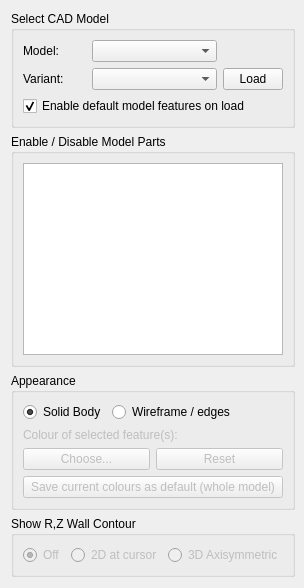
      <widget class="QWidget" name="model_tab">
       <property name="sizePolicy">
        <sizepolicy hsizetype="Minimum" vsizetype="Maximum">
         <horstretch>0</horstretch>
         <verstretch>0</verstretch>
        </sizepolicy>
       </property>
       <attribute name="title">
        <string>Machine Model</string>
       </attribute>
       <layout class="QVBoxLayout" name="verticalLayout_8">
        <property name="rightMargin">
         <number>9</number>
        </property>
        <item>
         <widget class="QGroupBox" name="cad_section">
          <property name="sizePolicy">
           <sizepolicy hsizetype="Minimum" vsizetype="Minimum">
            <horstretch>0</horstretch>
            <verstretch>0</verstretch>
           </sizepolicy>
          </property>
          <property name="title">
           <string>Select CAD Model</string>
          </property>
          <layout class="QGridLayout" name="gridLayout_2">
           <item row="1" column="1" colspan="2">
            <widget class="QComboBox" name="model_variant">
             <property name="sizePolicy">
              <sizepolicy hsizetype="Minimum" vsizetype="Fixed">
               <horstretch>0</horstretch>
               <verstretch>0</verstretch>
              </sizepolicy>
             </property>
            </widget>
           </item>
           <item row="0" column="1" colspan="2">
            <widget class="QComboBox" name="model_name">
             <property name="sizePolicy">
              <sizepolicy hsizetype="Minimum" vsizetype="Minimum">
               <horstretch>0</horstretch>
               <verstretch>0</verstretch>
              </sizepolicy>
             </property>
             <property name="minimumSize">
              <size>
               <width>0</width>
               <height>0</height>
              </size>
             </property>
            </widget>
           </item>
           <item row="1" column="3">
            <widget class="QPushButton" name="load_model_button">
             <property name="maximumSize">
              <size>
               <width>60</width>
               <height>16777215</height>
              </size>
             </property>
             <property name="text">
              <string>Load</string>
             </property>
            </widget>
           </item>
           <item row="0" column="0">
            <widget class="QLabel" name="label_6">
             <property name="text">
              <string>Model:</string>
             </property>
            </widget>
           </item>
           <item row="1" column="0">
            <widget class="QLabel" name="label_13">
             <property name="text">
              <string>Variant:</string>
             </property>
            </widget>
           </item>
           <item row="2" column="0" colspan="4">
            <widget class="QCheckBox" name="cad_auto_load">
             <property name="text">
              <string>Enable default model features on load</string>
             </property>
             <property name="checked">
              <bool>true</bool>
             </property>
            </widget>
           </item>
          </layout>
         </widget>
        </item>
        <item>
         <widget class="QGroupBox" name="model_featurelist_box">
          <property name="enabled">
           <bool>true</bool>
          </property>
          <property name="sizePolicy">
           <sizepolicy hsizetype="Minimum" vsizetype="Preferred">
            <horstretch>0</horstretch>
            <verstretch>0</verstretch>
           </sizepolicy>
          </property>
          <property name="title">
           <string>Enable / Disable Model Parts</string>
          </property>
          <layout class="QGridLayout" name="gridLayout_4">
           <item row="1" column="0" colspan="2">
            <widget class="QTreeWidget" name="feature_tree">
             <property name="selectionMode">
              <enum>QAbstractItemView::ExtendedSelection</enum>
             </property>
             <property name="selectionBehavior">
              <enum>QAbstractItemView::SelectItems</enum>
             </property>
             <attribute name="headerVisible">
              <bool>false</bool>
             </attribute>
             <column>
              <property name="text">
               <string notr="true">1</string>
              </property>
             </column>
            </widget>
           </item>
          </layout>
         </widget>
        </item>
        <item>
         <widget class="QGroupBox" name="model_appearance_box">
          <property name="enabled">
           <bool>true</bool>
          </property>
          <property name="sizePolicy">
           <sizepolicy hsizetype="Minimum" vsizetype="Preferred">
            <horstretch>0</horstretch>
            <verstretch>0</verstretch>
           </sizepolicy>
          </property>
          <property name="title">
           <string>Appearance</string>
          </property>
          <layout class="QGridLayout" name="gridLayout_5">
           <item row="0" column="0">
            <widget class="QRadioButton" name="rendertype_solid">
             <property name="text">
              <string>Solid Body</string>
             </property>
             <property name="checked">
              <bool>true</bool>
             </property>
            </widget>
           </item>
           <item row="0" column="2">
            <spacer name="horizontalSpacer_3">
             <property name="orientation">
              <enum>Qt::Horizontal</enum>
             </property>
             <property name="sizeHint" stdset="0">
              <size>
               <width>40</width>
               <height>20</height>
              </size>
             </property>
            </spacer>
           </item>
           <item row="0" column="1">
            <widget class="QRadioButton" name="rendertype_edges">
             <property name="text">
              <string>Wireframe / edges</string>
             </property>
            </widget>
           </item>
           <item row="2" column="0" colspan="3">
            <widget class="QFrame" name="cad_colour_controls">
             <property name="enabled">
              <bool>false</bool>
             </property>
             <property name="frameShape">
              <enum>QFrame::NoFrame</enum>
             </property>
             <property name="frameShadow">
              <enum>QFrame::Raised</enum>
             </property>
             <layout class="QGridLayout" name="gridLayout_9">
              <property name="leftMargin">
               <number>0</number>
              </property>
              <property name="topMargin">
               <number>0</number>
              </property>
              <property name="rightMargin">
               <number>0</number>
              </property>
              <property name="bottomMargin">
               <number>0</number>
              </property>
              <property name="spacing">
               <number>6</number>
              </property>
              <item row="3" column="1">
               <widget class="QPushButton" name="cad_colour_reset_button">
                <property name="enabled">
                 <bool>false</bool>
                </property>
                <property name="text">
                 <string>Reset</string>
                </property>
               </widget>
              </item>
              <item row="3" column="0">
               <widget class="QPushButton" name="cad_colour_choose_button">
                <property name="enabled">
                 <bool>false</bool>
                </property>
                <property name="text">
                 <string>Choose...</string>
                </property>
               </widget>
              </item>
              <item row="0" column="0" colspan="2">
               <widget class="QLabel" name="label_15">
                <property name="text">
                 <string>Colour of selected feature(s):</string>
                </property>
               </widget>
              </item>
              <item row="4" column="0" colspan="2">
               <widget class="QPushButton" name="save_colours_button">
                <property name="text">
                 <string>Save current colours as default (whole model)</string>
                </property>
               </widget>
              </item>
             </layout>
            </widget>
           </item>
          </layout>
         </widget>
        </item>
        <item>
         <widget class="QGroupBox" name="groupBox_7">
          <property name="sizePolicy">
           <sizepolicy hsizetype="Minimum" vsizetype="Preferred">
            <horstretch>0</horstretch>
            <verstretch>0</verstretch>
           </sizepolicy>
          </property>
          <property name="title">
           <string>Show R,Z Wall Contour</string>
          </property>
          <layout class="QHBoxLayout" name="horizontalLayout_4">
           <item>
            <widget class="QRadioButton" name="contour_off">
             <property name="enabled">
              <bool>false</bool>
             </property>
             <property name="text">
              <string>Off</string>
             </property>
             <property name="checked">
              <bool>true</bool>
             </property>
            </widget>
           </item>
           <item>
            <widget class="QRadioButton" name="contour_2d">
             <property name="enabled">
              <bool>false</bool>
             </property>
             <property name="text">
              <string>2D at cursor</string>
             </property>
            </widget>
           </item>
           <item>
            <widget class="QRadioButton" name="contour_3d">
             <property name="enabled">
              <bool>false</bool>
             </property>
             <property name="text">
              <string>3D Axisymmetric</string>
             </property>
            </widget>
           </item>
          </layout>
         </widget>
        </item>
       </layout>
      </widget>
